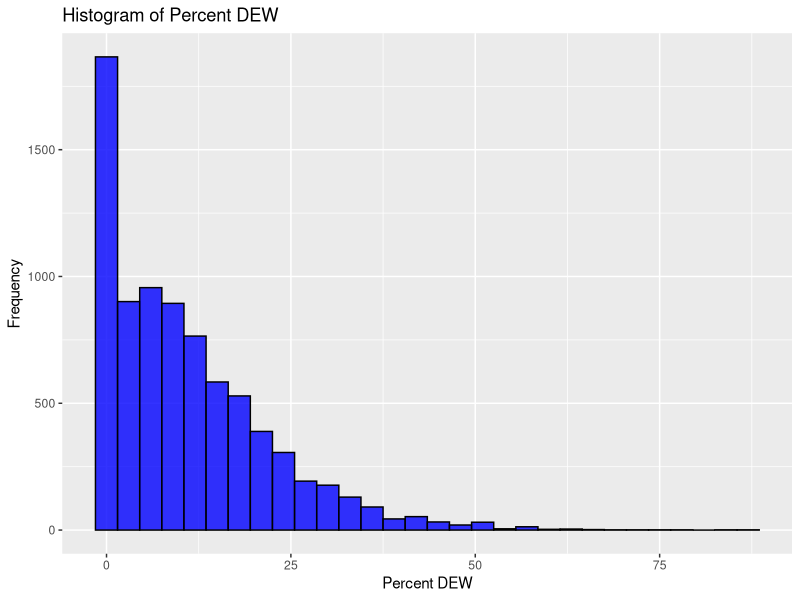
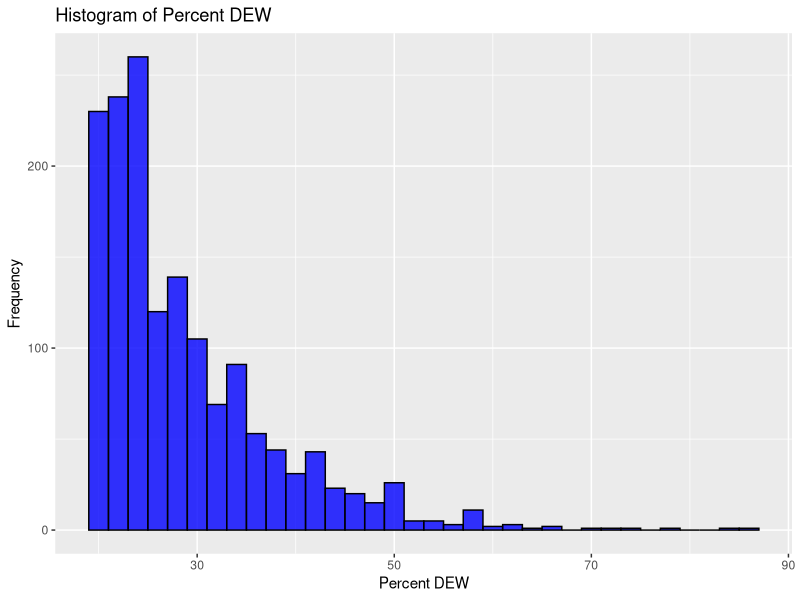
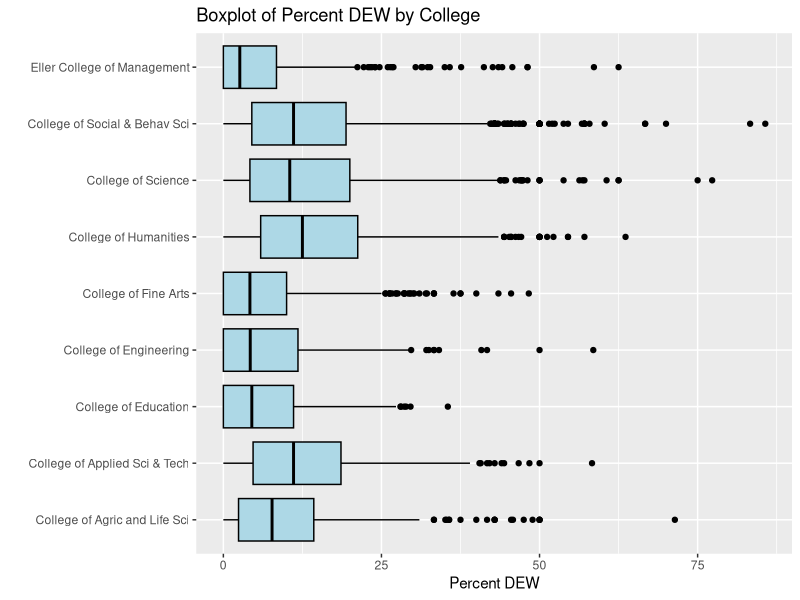

The R source for these figures, in order:
## ---- chunk 1
#| code-fold: true
#| code-summary: "Load Libraries"

suppressWarnings(library(tidyverse))
library(knitr)
library(lubridate)
library(ggplot2)
library(dplyr)
## ---- chunk 2
#| code-fold: true
#| code-summary: "Read in Data"
# read in data
anomaly_data <- read.csv("data/study_data.csv")
head(anomaly_data)
## ---- chunk 3
summary(anomaly_data$Percent.DEW)
## ---- chunk 4
ggplot(anomaly_data, aes(x = Percent.DEW)) +
  geom_histogram(binwidth = 3, fill = "blue", color = "black", alpha = 0.8) +
  labs(title = "Histogram of Percent DEW", x = "Percent DEW", y = "Frequency")
## ---- chunk 5
anomaly_25 <- anomaly_data %>% 
  filter(Percent.DEW>19)

ggplot(anomaly_25, aes(x = Percent.DEW)) +
  geom_histogram(binwidth = 2, fill = "blue", color = "black", alpha = 0.8) +
  labs(title = "Histogram of Percent DEW", x = "Percent DEW", y = "Frequency")
## ---- chunk 6

## ---- chunk 7
ggplot(anomaly_data, aes(y = College, x = Percent.DEW)) +
  geom_boxplot(fill = "lightblue", color = "black") +
  labs(title = "Boxplot of Percent DEW by College",  x = "Percent DEW", y="")

